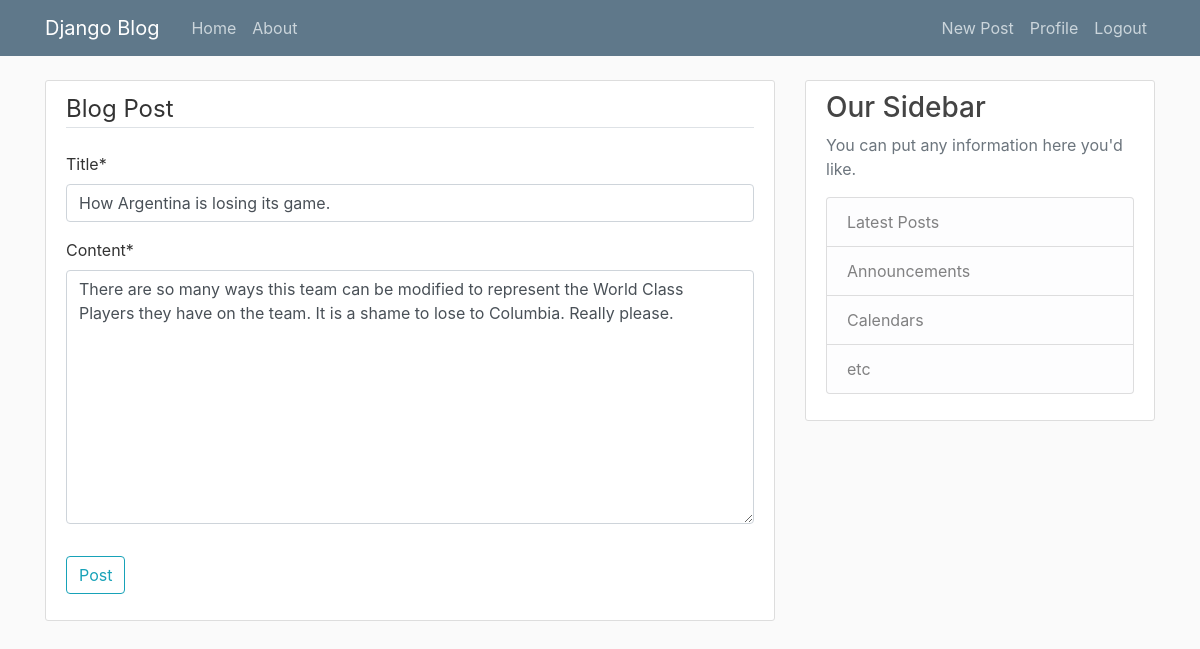
/post/10/update (signed in), run on the app's committed database.
### blog/models.py (models this page shows, shortened)
class Post(models.Model):
    title = models.CharField(max_length=100)
    content = models.TextField()
    date_posted = models.DateTimeField(default=timezone.now)
    author = models.ForeignKey(User, on_delete=models.CASCADE)

### blog/views.py (the view, shortened to what this page needs)
# urls.py: path('post/<int:pk>/update', PostUpdateView.as_view(),name='post-update'), #route for individual posts #pk=blog id
class PostUpdateView(LoginRequiredMixin, UserPassesTestMixin, UpdateView): #if not logged in, redirect to log in page
    model = Post
    fields = ['title', 'content']
    def test_func(self):
        post = self.get_object() #gets the Post currently trying to update
        if self.request.user == post.author:
            return True
        return False

### blog/templates/blog/post_form.html (shortened to what this page needs)
{% extends "blog/base.html" %}
{% load crispy_forms_tags %}
{% block content %}
    <div class="content-section">
        <form method="POST">
            <fieldset class="form-group">
                <legend class="border-bottom mb-4">Blog Post</legend>
                {{ form|crispy }}
            </fieldset>
            <div class="form-group">
                <button class="btn btn-outline-info" type="submit">Post</button>
            </div>
        </form>
    </div>
{% endblock content %}

### blog/static/blog/main.css (style rules this page uses)
body { background: #fafafa; color: #333333; margin-top: 5rem; }
.content-section { background: #ffffff; padding: 10px 20px; border: 1px solid #dddddd; border-radius: 3px; margin-bottom: 20px; }

### data on the page
Post: title "How Argentina is losing its game.", content "There are so many ways this team can be modified to represent the World Class Players they have on the team. It is a shame to lose to Columbia. Really please."
